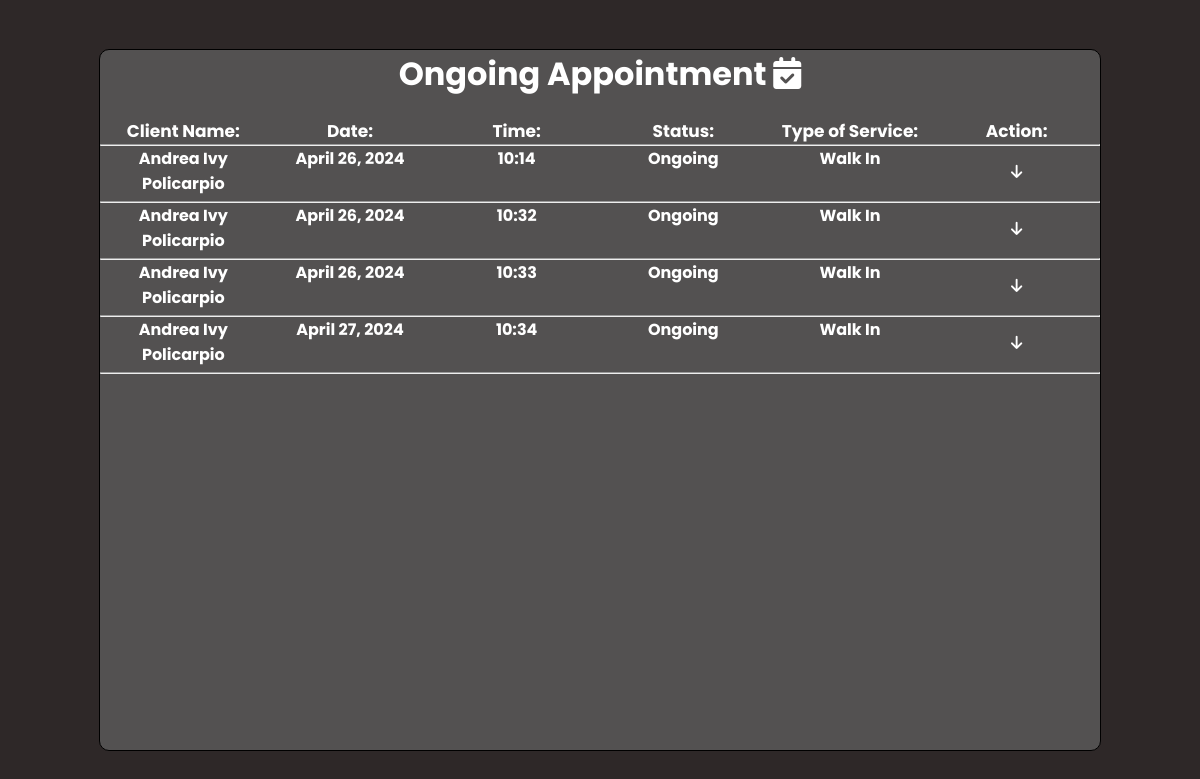
/ongoing_appointment.php?email=ivanpolicarpio015@gmail.com, run on an earlier commit of the app's database.
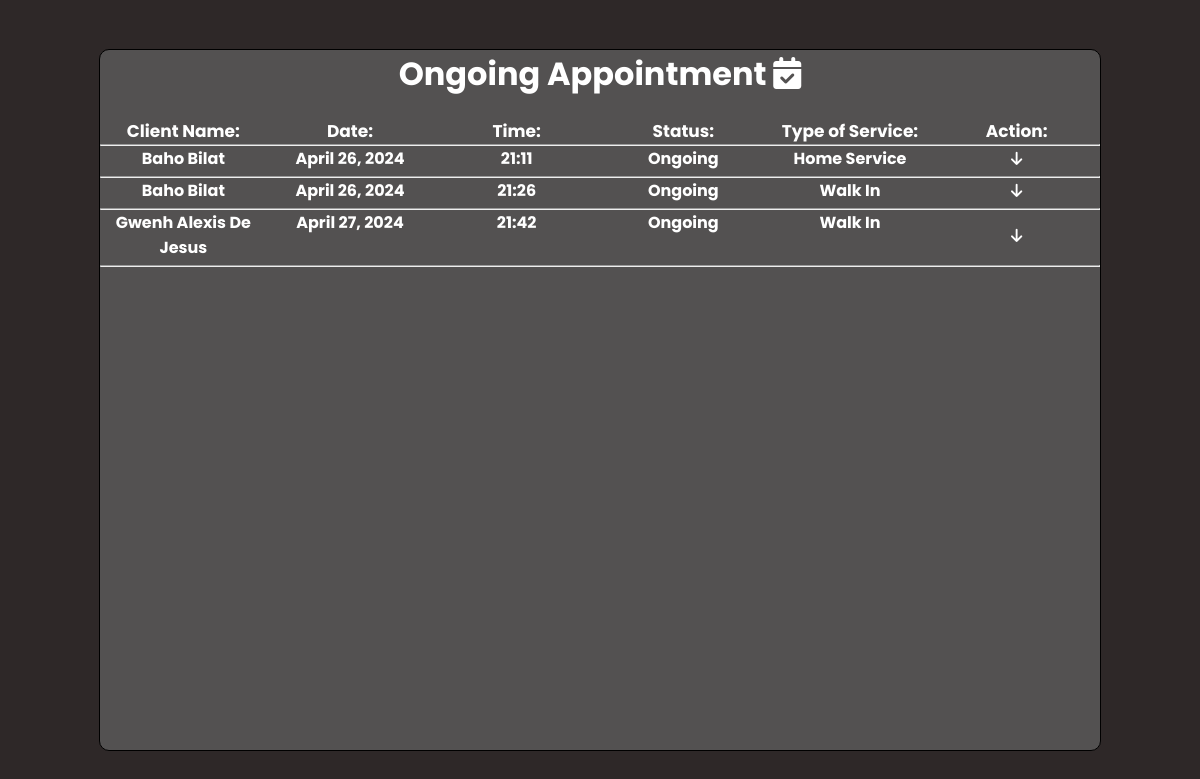
And on a later commit of the database.
### tables this page shows
CREATE TABLE `ongoing_appointment` (
  `id` int(11) NOT NULL,
  `endUser_email` varchar(255) NOT NULL,
  `endUser_name` varchar(255) NOT NULL,
  `endUser_contact` bigint(20) NOT NULL,
  `technician_email` varchar(255) NOT NULL,
  `date` varchar(255) NOT NULL,
  `time` varchar(255) NOT NULL,
  `status` varchar(255) NOT NULL,
  `type_of_service` varchar(255) NOT NULL
);

### ongoing_appointment.php (the view, shortened to what this page needs)
<?php
require_once("dbcon.php");
$email = $_GET['email'];
$sql = "SELECT * FROM ongoing_appointment WHERE technician_email = '$email'";
$query = mysqli_query($conn, $sql);
?>
<!DOCTYPE html>
<html lang="en">
<head>
    <link rel="stylesheet" href="ongoing_appointment.css">
</head>
<body>
    <div class="container" id="container">
        <h1>Ongoing Appointment <i class="fa-solid fa-calendar-check"></i></h1>
        <div class="header">
            <label for="">Client Name:</label>
            <label for="">Date:</label>
            <label for="">Time:</label>
            <label for="">Status:</label>
            <label for="">Type of Service:</label>
            <label for="">Action:</label>
        </div>
        <hr>
        <?php
        while($row = mysqli_fetch_assoc($query)){
        ?>
        <div class="info">
            <p><?php echo $row['endUser_name'] ?></p>
            <p><?php echo date("F j, Y", strtotime($row['date'])); ?></p>
            <p><?php echo $row['time'] ?> </p>
            <p><?php echo $row['status'] ?></p>
            <p><?php echo $row['type_of_service']?></p>
            <button class="action_btn" onclick="show('message_collapse_<?php echo $row['id']; ?>','icon_<?php echo $row['id']; ?>','<?php echo $row['technician_email'] ?>','<?php echo $email ?>')"><i id="icon_<?php echo $row['id']; ?>" class="fa-solid fa-arrow-down"></i></button>
        </div>
        <hr>
        <?php
        }
        ?>
    </div>
</body>
</html>

What changed in the data, as far as the page shows it:
removed ongoing_appointment: endUser_name "Andrea Ivy Policarpio", date "April 26, 2024", time "10:14", status "Ongoing", type_of_service "Walk In"
removed ongoing_appointment: endUser_name "Andrea Ivy Policarpio", date "April 26, 2024", time "10:32", status "Ongoing", type_of_service "Walk In"
removed ongoing_appointment: endUser_name "Andrea Ivy Policarpio", date "April 26, 2024", time "10:33", status "Ongoing", type_of_service "Walk In"
removed ongoing_appointment: endUser_name "Andrea Ivy Policarpio", date "April 27, 2024", time "10:34", status "Ongoing", type_of_service "Walk In"
added ongoing_appointment: endUser_name "Baho Bilat", date "April 26, 2024", time "21:11", status "Ongoing", type_of_service "Home Service"
added ongoing_appointment: endUser_name "Baho Bilat", date "April 26, 2024", time "21:26", status "Ongoing", type_of_service "Walk In"
added ongoing_appointment: endUser_name "Gwenh Alexis De Jesus", date "April 27, 2024", time "21:42", status "Ongoing", type_of_service "Walk In"
